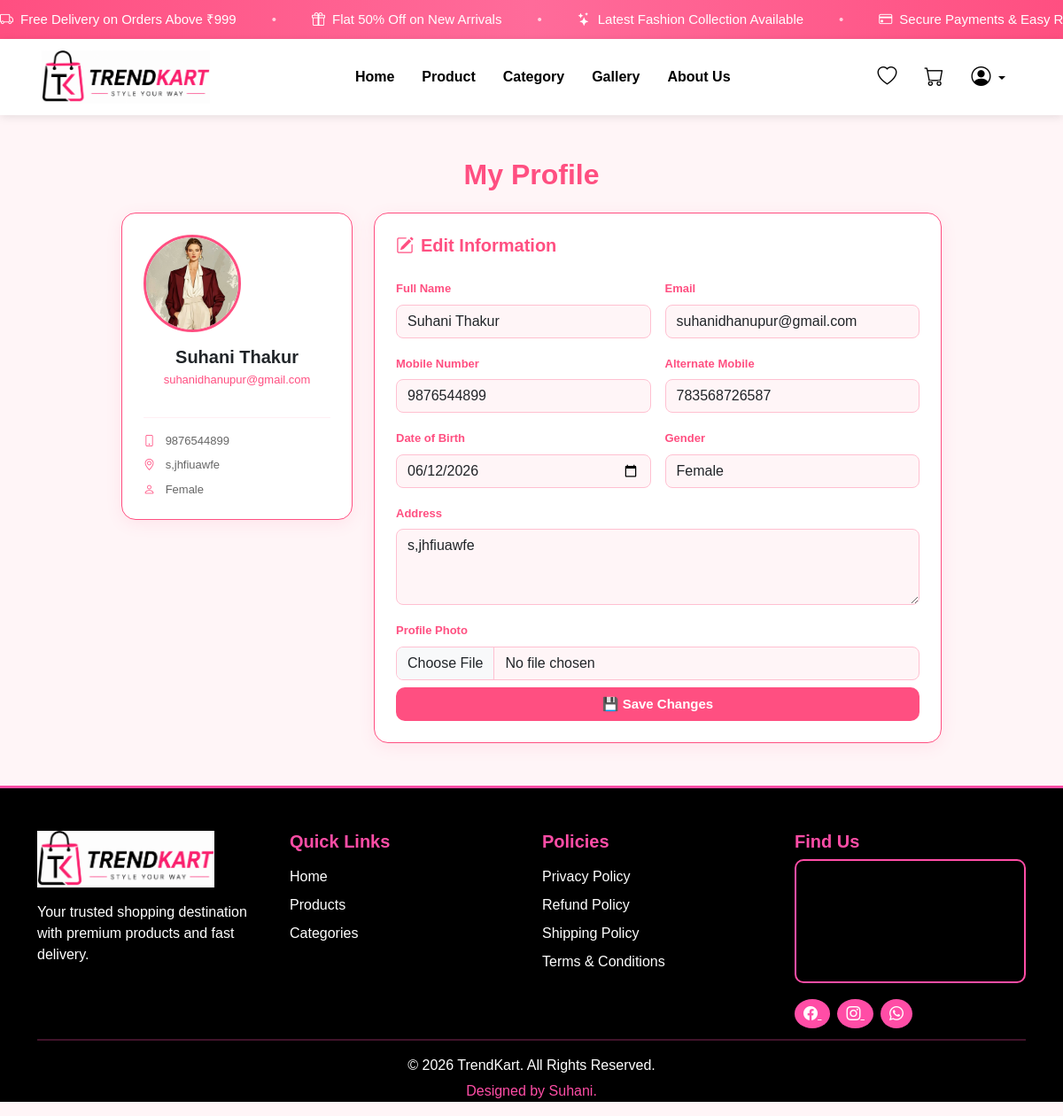
Before: /edit-profile/ (signed in) with the older database file.
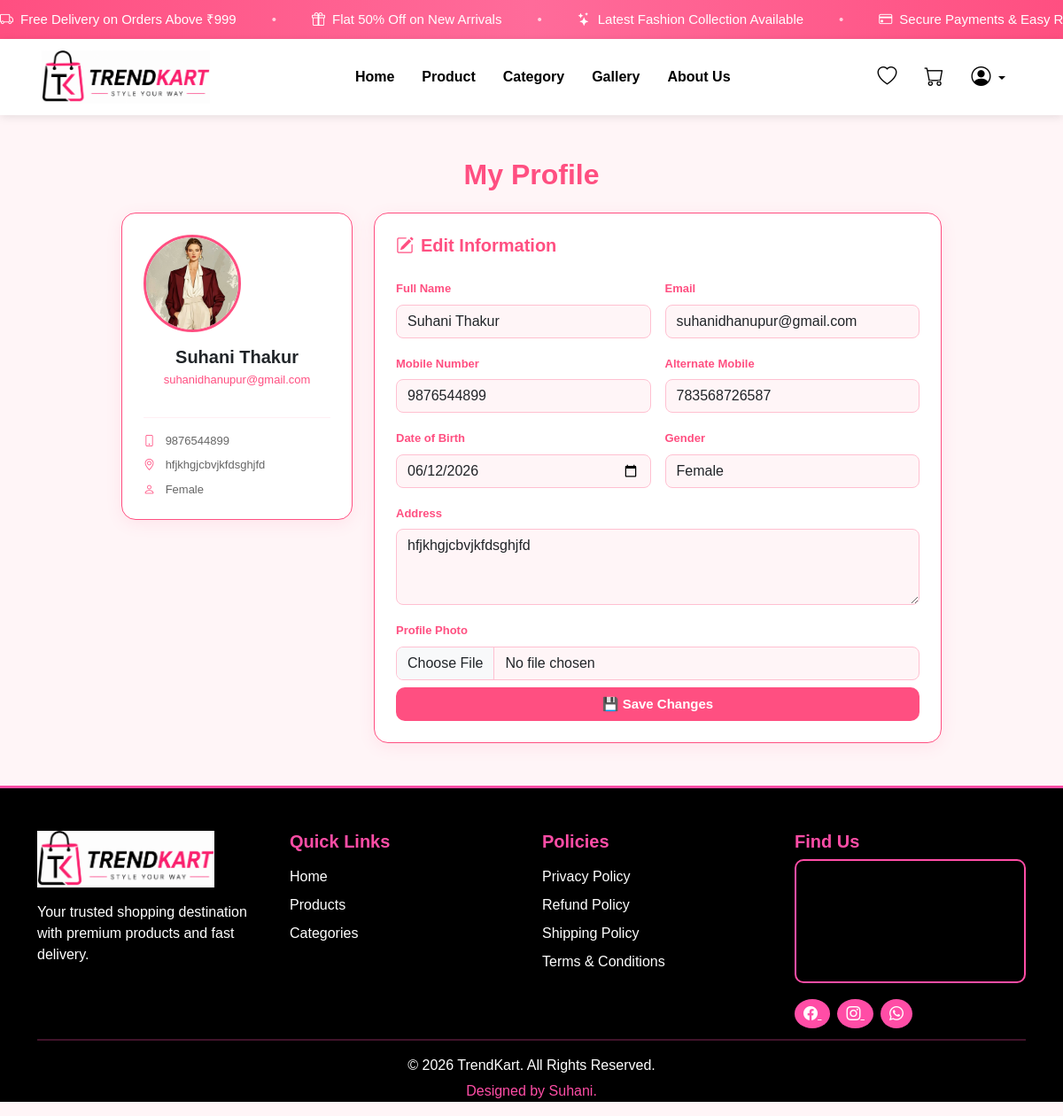
After: the same page with the newer database file.
### Trendkart/models.py (models this page shows, shortened)
class CustomUser(AbstractUser):
    GENDER_CHOICES = (
        ('Male', 'Male'),
        ('Female', 'Female'),
        ('Other', 'Other'),
    )
    full_name = models.CharField(max_length=255)
    email = models.EmailField(unique=True)
    mobile_no = models.CharField(max_length=15)
    dob = models.DateField(null=True, blank=True)
    address = models.TextField()
    alternate_mobile_no = models.CharField(max_length=15, null=True, blank=True)
    profile_image = models.ImageField(upload_to='profiles/', null=True, blank=True)
    gender = models.CharField(max_length=10, choices=GENDER_CHOICES, null=True, blank=True)

### Trendkart/views.py (the view, shortened to what this page needs)
# urls.py: path('edit-profile/', views.edit_profile, name='edit_profile'),
@login_required(login_url='login')
def edit_profile(request):
    user = request.user
    return render(request, 'edit_profile.html', {'user': user})

### templates/edit_profile.html (shortened to what the changed rows need)
{% extends 'base.html' %}
{% load static %}
{% block content %}
<div class="container mt-5 mb-5">
    <h2 class="text-center mb-4 fw-bold" style="color:#FF4F81;">
        My Profile
    </h2>
    <div class="row justify-content-center">
        <div class="col-md-3 mb-4">
            <div class="card border-0 text-center p-4"
                 style="border-radius:16px; border:1.5px solid #FF4F81 !important;
                        box-shadow:0 4px 18px rgba(255,79,129,0.1);">
                {% if user.profile_image %}
                <img src="{{ user.profile_image.url }}"
                     class="rounded-circle mb-3"
                     width="110" height="110"
                     style="object-fit:cover; border:3px solid #FF4F81;">
                {% endif %}
                <h5 class="fw-bold mb-1">{{ user.full_name|default:user.username }}</h5>
                <p style="color:#FF4F81; font-size:13px;">{{ user.email }}</p>
                <hr style="border-color:#ffc0d1;">
                <div class="text-start" style="font-size:13px; color:#666;">
                    <p class="mb-2">
                        <i class="bi bi-phone me-2" style="color:#FF4F81;"></i>
                        {{ user.mobile_no|default:"Not added" }}
                    </p>
                    <p class="mb-2">
                        <i class="bi bi-geo-alt me-2" style="color:#FF4F81;"></i>
                        {{ user.address|default:"Not added"|truncatewords:5 }}
                    </p>
                    <p class="mb-0">
                        <i class="bi bi-person me-2" style="color:#FF4F81;"></i>
                        {{ user.gender|default:"Not added" }}
                    </p>
                </div>
            </div>
        </div>
        <div class="col-md-7">
            <div class="card border-0 p-4"
                 style="border-radius:16px; border:1.5px solid #FF4F81 !important;
                        box-shadow:0 4px 18px rgba(255,79,129,0.1);">
                <form method="POST" enctype="multipart/form-data">
                    <div class="row g-3">
                        <div class="col-md-6">
                            <label class="form-label fw-semibold" style="font-size:13px; color:#FF4F81;">Full Name</label>
                            <input type="text" name="full_name"
                                   value="{{ user.full_name }}"
                                   class="form-control"
                                   style="border:1.5px solid #ffc0d1; background:#FFF5F7; border-radius:8px;">
                        </div>
                        <div class="col-md-6">
                            <label class="form-label fw-semibold" style="font-size:13px; color:#FF4F81;">Email</label>
                            <input type="email" name="email"
                                   value="{{ user.email }}"
                                   class="form-control"
                                   style="border:1.5px solid #ffc0d1; background:#FFF5F7; border-radius:8px;">
                        </div>
                        <div class="col-md-6">
                            <label class="form-label fw-semibold" style="font-size:13px; color:#FF4F81;">Mobile Number</label>
                            <input type="text" name="mobile_no"
                                   value="{{ user.mobile_no }}"
                                   class="form-control"
                                   style="border:1.5px solid #ffc0d1; background:#FFF5F7; border-radius:8px;">
                        </div>
                        <div class="col-md-6">
                            <label class="form-label fw-semibold" style="font-size:13px; color:#FF4F81;">Alternate Mobile</label>
                            <input type="text" name="alternate_mobile_no"
                                   value="{{ user.alternate_mobile_no }}"
                                   class="form-control"
                                   style="border:1.5px solid #ffc0d1; background:#FFF5F7; border-radius:8px;">
                        </div>
                        <div class="col-md-6">
                            <label class="form-label fw-semibold" style="font-size:13px; color:#FF4F81;">Date of Birth</label>
                            <input type="date" name="dob"
                                   value="{{ user.dob|date:'Y-m-d' }}"
                                   class="form-control"
                                   style="border:1.5px solid #ffc0d1; background:#FFF5F7; border-radius:8px;">
                        </div>
                        <div class="col-md-6">
                            <label class="form-label fw-semibold" style="font-size:13px; color:#FF4F81;">Gender</label>
                            <select name="gender" class="form-select"
                                    style="border:1.5px solid #ffc0d1; background:#FFF5F7; border-radius:8px;">
                                <option value="Female" {% if user.gender == 'Female' %}selected{% endif %}>Female</option>
                            </select>
                        </div>
                        <div class="col-12">
                            <label class="form-label fw-semibold" style="font-size:13px; color:#FF4F81;">Address</label>
                            <textarea name="address" rows="3"
                                      class="form-control"
                                      style="border:1.5px solid #ffc0d1; background:#FFF5F7; border-radius:8px;">{{ user.address }}</textarea>
                        </div>
                    </div>
                </form>
            </div>
        </div>
    </div>
</div>
{% endblock %}

Changed rows visible on the page:
changed CustomUser "Suhani Thakur": address "s,jhfiuawfe" → "hfjkhgjcbvjkfdsghjfd"
